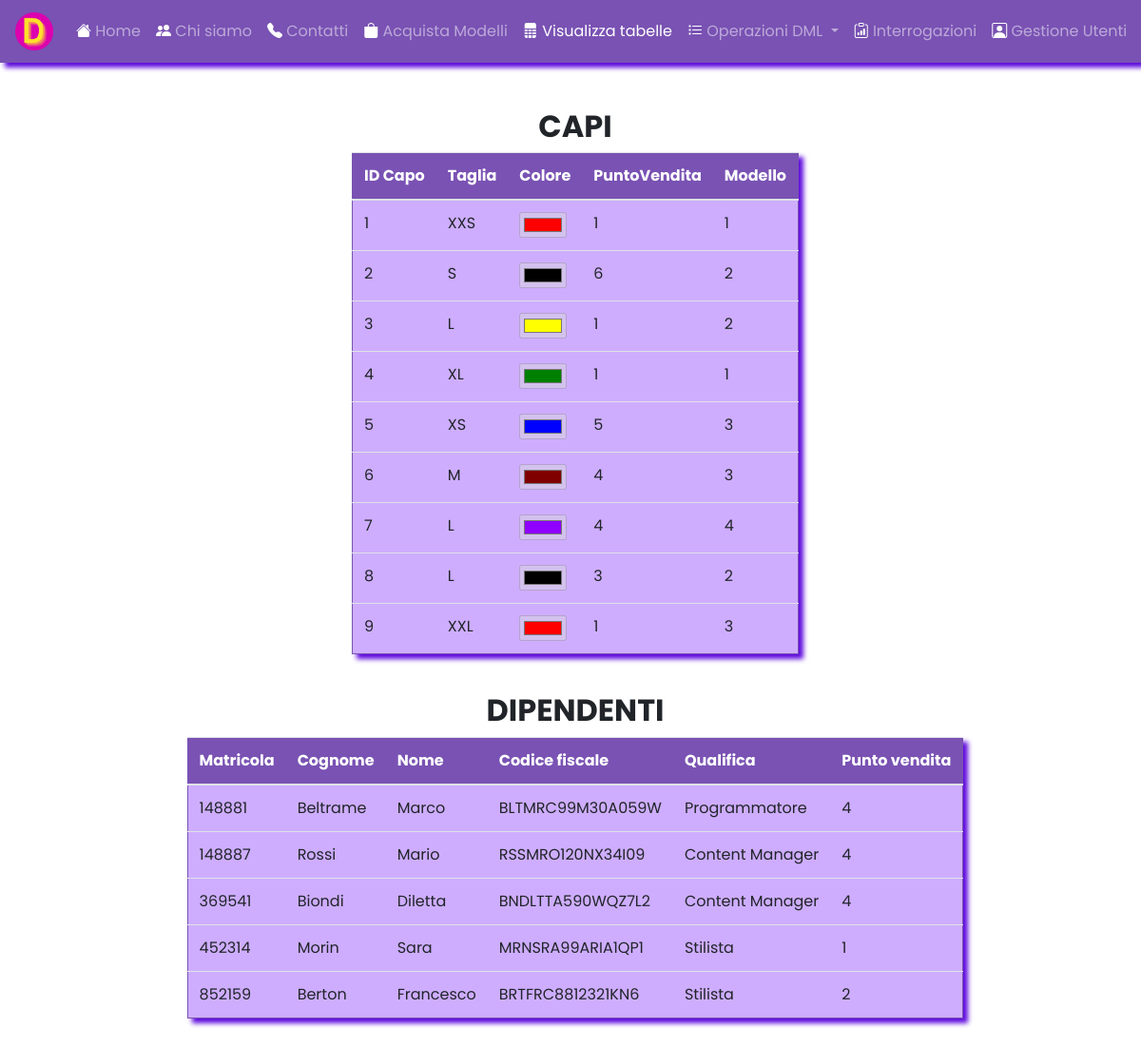
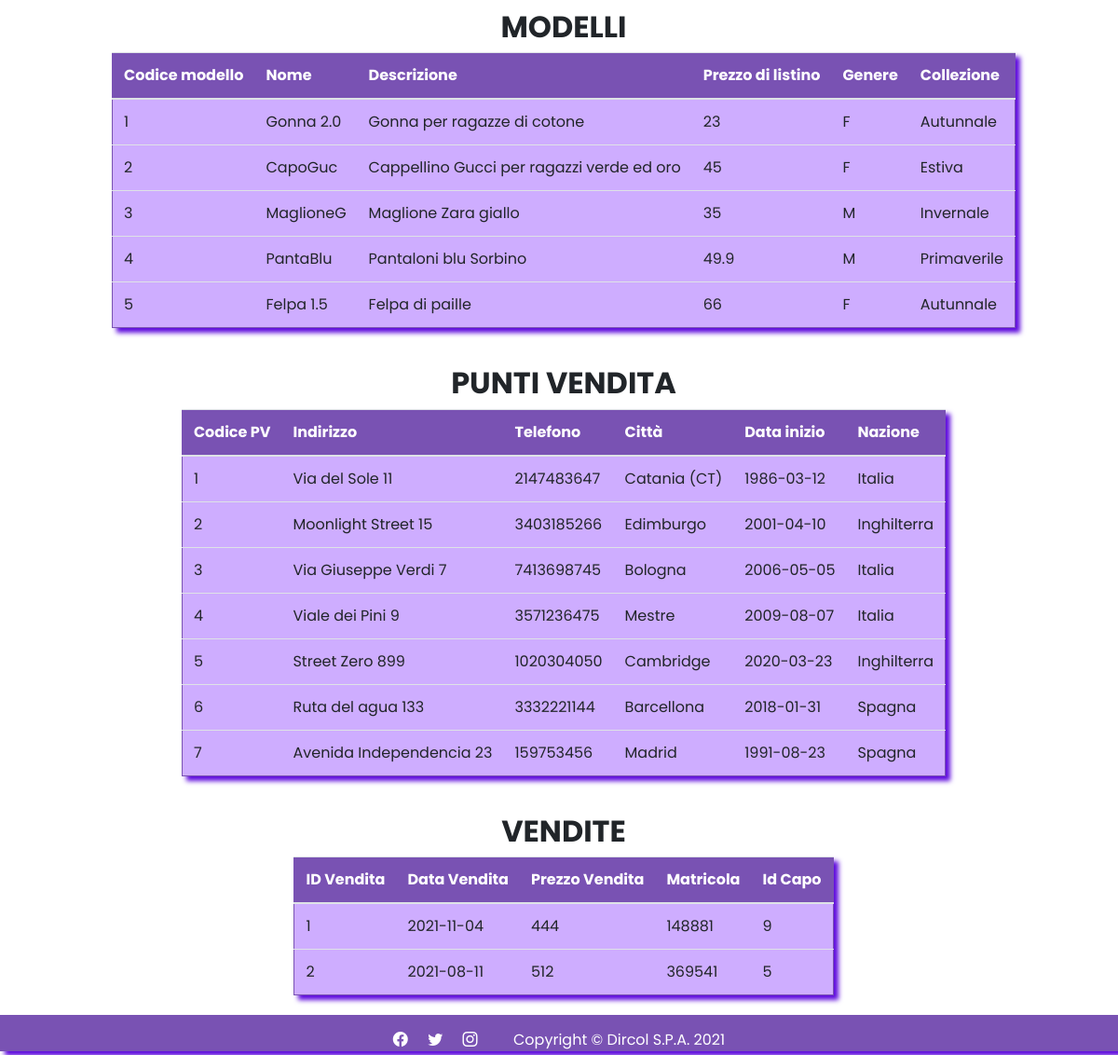
The app's page /visualizzaTabelle.php with its own data (2 pictures, top to bottom).
### tables this page shows
CREATE TABLE IF NOT EXISTS `capi` (
  `ID` int(4) NOT NULL AUTO_INCREMENT,
  `Taglia` text NOT NULL,
  `Colore` text NOT NULL,
  `PuntoVendita` varchar(5) NOT NULL,
  `CodModello` int(4) NOT NULL,
  PRIMARY KEY (`ID`),
  FOREIGN KEY (`CodModello`) REFERENCES modelli (`CodModello`)
);

CREATE TABLE IF NOT EXISTS `dipendenti` (
  `Matricola` bigint(6) NOT NULL,
  `Cognome` text NOT NULL,
  `Nome` text NOT NULL,
  `CodiceFiscale` varchar(16) NOT NULL,
  `Qualifica` text NOT NULL,
  `PuntoVendita` varchar(5) NOT NULL,
  PRIMARY KEY (`Matricola`),
   
  FOREIGN KEY (`PuntoVendita`) REFERENCES puntivendita (`CodPV`)
);

CREATE TABLE IF NOT EXISTS `modelli` (
  `CodModello` int(4) NOT NULL AUTO_INCREMENT,
  `Immagine` VARCHAR(200) NOT NULL,
  `Nome` text NOT NULL,
  `Descrizione` text NOT NULL,
  `PrezzoListino` float NOT NULL,
  `Genere` text NOT NULL,
  `Collezione` varchar(20) NOT NULL,
  PRIMARY KEY (`CodModello`)
);

CREATE TABLE IF NOT EXISTS `puntivendita` (
  `CodPV` int(4) NOT NULL AUTO_INCREMENT,
  `Indirizzo` varchar(50) NOT NULL,
  `Telefono` varchar(11) NOT NULL,
  `Citta` text NOT NULL,
  `DataInizio` date NOT NULL,
  `Nazione` text NOT NULL,
  PRIMARY KEY (`CodPV`)
);

CREATE TABLE IF NOT EXISTS `vendite` (
  `ID` int(4) NOT NULL AUTO_INCREMENT,
  `DataVendita` date NOT NULL,
  `PrezzoVendita` float NOT NULL,
  `Matricola` bigint(6) NOT NULL,
  `IDCapo` int(4) NOT NULL,
  PRIMARY KEY (`ID`),
  KEY `IDCapo` (`IDCapo`),
  FOREIGN KEY (`Matricola`) REFERENCES dipendenti (`Matricola`),
  FOREIGN KEY (`IDCapo`) REFERENCES capi (`ID`)
);

### visualizzaTabelle.php (the view, shortened to what this page needs)
<?php
include_once('connessione.php');
include_once('funzioni.php');
?>
<!DOCTYPE html>
<html lang="it">
<head>
</head>
<body>
    <h2 id="titolo1"> CAPI </h2>
    <table id='table-center1' class="table">
        <thead id="thead1">
            <tr>
                <th>ID Capo</th>
                <th>Taglia</th>
                <th>Colore</th>
                <th>PuntoVendita</th>
                <th>Modello</th>
            </tr>
        </thead>
        <tbody>
            <?php
            $strSQL = "SELECT * FROM capi ORDER BY ID;";
            $risultato = mysqli_query($conn, $strSQL);
            while ($riga = mysqli_fetch_array($risultato)) {
            ?>
                <tr>
                    <td>
                        <?php
                        echo $riga['ID'];
                        ?>
                    </td>
                    <td>
                        <?php
                        echo $riga['Taglia'];
                        ?>
                    </td>
                    <td>
                        <input type="color" name="Colore" value="<?= htmlspecialchars($riga['Colore']) ?>" disabled>
                    </td>
                    <td>
                        <?php
                        echo $riga['PuntoVendita'];
                        ?>
                    </td>
                    <td>
                        <?php
                        echo $riga['CodModello'];
                        ?>
                    </td>
                </tr>
            <?php
            }
            ?>
        </tbody>
    </table>
    <br>
    <h2 id="titolo2"> DIPENDENTI </h2>
    <table id='table-center2' class="table">
        <thead>
            <tr>
                <th>Matricola</th>
                <th>Cognome</th>
                <th>Nome</th>
                <th>Codice fiscale</th>
                <th>Qualifica</th>
                <th>Punto vendita</th>
            </tr>
        </thead>
        <tbody>
            <?php
            $strSQL = "SELECT * FROM dipendenti ORDER BY Matricola;";
            $risultato = mysqli_query($conn, $strSQL);
            while ($riga = mysqli_fetch_array($risultato)) {
            ?>
                <tr>
                    <td>
                        <?php
                        echo $riga['Matricola'];
                        ?>
                    </td>
                    <td>
                        <?php
                        echo $riga['Cognome'];
                        ?>
                    </td>
                    <td>
                        <?php
                        echo $riga['Nome'];
                        ?>
                    </td>
                    <td>
                        <?php
                        echo $riga['CodiceFiscale'];
                        ?>
                    </td>
                    <td>
                        <?php
                        echo $riga['Qualifica'];
                        ?>
                    </td>
                    <td>
                        <?php
                        echo $riga['PuntoVendita'];
                        ?>
                    </td>
                </tr>
            <?php
            }
            ?>
        </tbody>
    </table>
    <br>
    <h2 id="titolo3">MODELLI</h2>
    <table id='table-center3' class="table">
        <thead>
            <tr>
                <th>Codice modello</th>
                <th>Nome</th>
                <th>Descrizione</th>
                <th>Prezzo di listino</th>
                <th>Genere</th>
                <th>Collezione</th>
            </tr>
        </thead>
        <tbody>
            <?php
            $strSQL = "SELECT * FROM modelli ORDER BY CodModello;";
            $risultato = mysqli_query($conn, $strSQL);
            while ($riga = mysqli_fetch_array($risultato)) {
            ?>
                <tr>
                    <td>
                        <?php
                        echo $riga['CodModello'];
                        ?>
                    </td>
                    <td>
                        <?php
                        echo $riga['Nome'];
                        ?>
                    </td>
                    <td>
                        <?php
                        echo $riga['Descrizione'];
                        ?>
                    </td>
                    <td>
                        <?php
                        echo $riga['PrezzoListino'];
                        ?>
                    </td>
                    <td>
                        <?php
                        echo $riga['Genere'];
                        ?>
                    </td>
                    <td>
                        <?php
                        echo $riga['Collezione'];
                        ?>
                    </td>
                </tr>
            <?php
            }
            ?>
        </tbody>
    </table>
    <br>
    <h2 id="titolo4">PUNTI VENDITA </h2>
    <table id='table-center4' class="table">
        <thead>
            <tr>
                <th>Codice PV</th>
                <th>Indirizzo</th>
                <th>Telefono</th>
                <th>Città</th>
                <th>Data inizio</th>
                <th>Nazione</th>
            </tr>
        </thead>
        <tbody>
            <?php
            $strSQL = "SELECT * FROM puntivendita ORDER BY CodPV;";
            $risultato = mysqli_query($conn, $strSQL);
            while ($riga = mysqli_fetch_array($risultato)) {
            ?>
                <tr>
                    <td>
                        <?php
                        echo $riga['CodPV'];
                        ?>
                    </td>
                    <td>
                        <?php
                        echo $riga['Indirizzo'];
                        ?>
                    </td>
                    <td>
                        <?php
                        echo $riga['Telefono'];
                        ?>
                    </td>
                    <td>
                        <?php
                        echo $riga['Citta'];
                        ?>
                    </td>
                    <td>
                        <?php
                        echo $riga['DataInizio'];
                        ?>
                    </td>
                    <td>
                        <?php
                        echo $riga['Nazione'];
                        ?>
                    </td>
                </tr>
            <?php
            }
            ?>
        </tbody>
    </table>
    <br>
    <h2 id="titolo5">VENDITE </h2>
    <table id='table-center5' class="table">
        <thead>
            <tr>
                <th>ID Vendita</th>
                <th>Data Vendita</th>
                <th>Prezzo Vendita</th>
                <th>Matricola</th>
                <th>Id Capo</th>
            </tr>
        </thead>
        <tbody>
            <?php
            $strSQL = "SELECT * FROM vendite ORDER BY ID, DataVendita;";
            $risultato = mysqli_query($conn, $strSQL);
            while ($riga = mysqli_fetch_array($risultato)) {
            ?>
                <tr>
                    <td>
                        <?php
                        echo $riga['ID'];
                        ?>
                    </td>
                    <td>
                        <?php
                        echo $riga['DataVendita'];
                        ?>
                    </td>
                    <td>
                        <?php
                        echo $riga['PrezzoVendita'];
                        ?>
                    </td>
                    <td>
                        <?php
                        echo $riga['Matricola'];
                        ?>
                    </td>
                    <td>
                        <?php
                        echo $riga['IDCapo'];
                        ?>
                    </td>
                </tr>
            <?php
            }
            ?>
        </tbody>
    </table>
</body>
</html>

### stili.css (style rules this page uses)
html, body { background: rgba(255, 255, 255, 0.808); background-color: rgba(255, 255, 255, 0.808); font-family: "Poppins", sans-serif; min-height: 100%; clear: both; }
.stileTabelle { border-collapse: collapse; border: 1px solid #7952b3; box-shadow: 5px 5px 5px #5e0add; width: auto; }
.table>thead>tr>td, .table>thead>tr>th { background-color: #7952b3; color: white; }
th, td { text-align: left; padding: 8px; }
tr { background-color: #ceadff; }

### records on screen
capi: ID "1", Taglia "XXS", Colore "#ff0000", PuntoVendita "1", CodModello "1"
capi: ID "2", Taglia "S", Colore "#000000", PuntoVendita "6", CodModello "2"
capi: ID "3", Taglia "L", Colore "#ffff00", PuntoVendita "1", CodModello "2"
capi: ID "4", Taglia "XL", Colore "#008000", PuntoVendita "1", CodModello "1"
capi: ID "5", Taglia "XS", Colore "#0000ff", PuntoVendita "5", CodModello "3"
capi: ID "6", Taglia "M", Colore "#800000", PuntoVendita "4", CodModello "3"
capi: ID "7", Taglia "L", Colore "#8f00ff", PuntoVendita "4", CodModello "4"
capi: ID "8", Taglia "L", Colore "#000000", PuntoVendita "3", CodModello "2"
capi: ID "9", Taglia "XXL", Colore "#ff0000", PuntoVendita "1", CodModello "3"
dipendenti: Matricola "148881", Cognome "Beltrame", Nome "Marco", CodiceFiscale "BLTMRC99M30A059W", Qualifica "Programmatore", PuntoVendita "4"
dipendenti: Matricola "148887", Cognome "Rossi", Nome "Mario", CodiceFiscale "RSSMRO120NX34I09", Qualifica "Content Manager", PuntoVendita "4"
dipendenti: Matricola "369541", Cognome "Biondi", Nome "Diletta", CodiceFiscale "BNDLTTA590WQZ7L2", Qualifica "Content Manager", PuntoVendita "4"
dipendenti: Matricola "452314", Cognome "Morin", Nome "Sara", CodiceFiscale "MRNSRA99ARIA1QP1", Qualifica "Stilista", PuntoVendita "1"
dipendenti: Matricola "852159", Cognome "Berton", Nome "Francesco", CodiceFiscale "BRTFRC8812321KN6", Qualifica "Stilista", PuntoVendita "2"
modelli: CodModello "1", Nome "Gonna 2.0", Descrizione "Gonna per ragazze di cotone", PrezzoListino "23", Genere "F", Collezione "Autunnale"
modelli: CodModello "2", Nome "CapoGuc", Descrizione "Cappellino Gucci per ragazzi verde ed oro", PrezzoListino "45", Genere "F", Collezione "Estiva"
modelli: CodModello "3", Nome "MaglioneG", Descrizione "Maglione Zara giallo", PrezzoListino "35", Genere "M", Collezione "Invernale"
modelli: CodModello "4", Nome "PantaBlu", Descrizione "Pantaloni blu Sorbino", PrezzoListino "49.9", Genere "M", Collezione "Primaverile"
modelli: CodModello "5", Nome "Felpa 1.5", Descrizione "Felpa di paille", PrezzoListino "66", Genere "F", Collezione "Autunnale"
puntivendita: CodPV "1", Indirizzo "Via del Sole 11", Telefono "2147483647", Citta "Catania (CT)", DataInizio "1986-03-12", Nazione "Italia"
puntivendita: CodPV "2", Indirizzo "Moonlight Street 15", Telefono "3403185266", Citta "Edimburgo", DataInizio "2001-04-10", Nazione "Inghilterra"
puntivendita: CodPV "3", Indirizzo "Via Giuseppe Verdi 7", Telefono "7413698745", Citta "Bologna", DataInizio "2006-05-05", Nazione "Italia"
puntivendita: CodPV "4", Indirizzo "Viale dei Pini 9", Telefono "3571236475", Citta "Mestre", DataInizio "2009-08-07", Nazione "Italia"
puntivendita: CodPV "5", Indirizzo "Street Zero 899", Telefono "1020304050", Citta "Cambridge", DataInizio "2020-03-23", Nazione "Inghilterra"
puntivendita: CodPV "6", Indirizzo "Ruta del agua 133", Telefono "3332221144", Citta "Barcellona", DataInizio "2018-01-31", Nazione "Spagna"
puntivendita: CodPV "7", Indirizzo "Avenida Independencia 23", Telefono "159753456", Citta "Madrid", DataInizio "1991-08-23", Nazione "Spagna"
vendite: ID "1", DataVendita "2021-11-04", PrezzoVendita "444", Matricola "148881", IDCapo "9"
vendite: ID "2", DataVendita "2021-08-11", PrezzoVendita "512", Matricola "369541", IDCapo "5"
